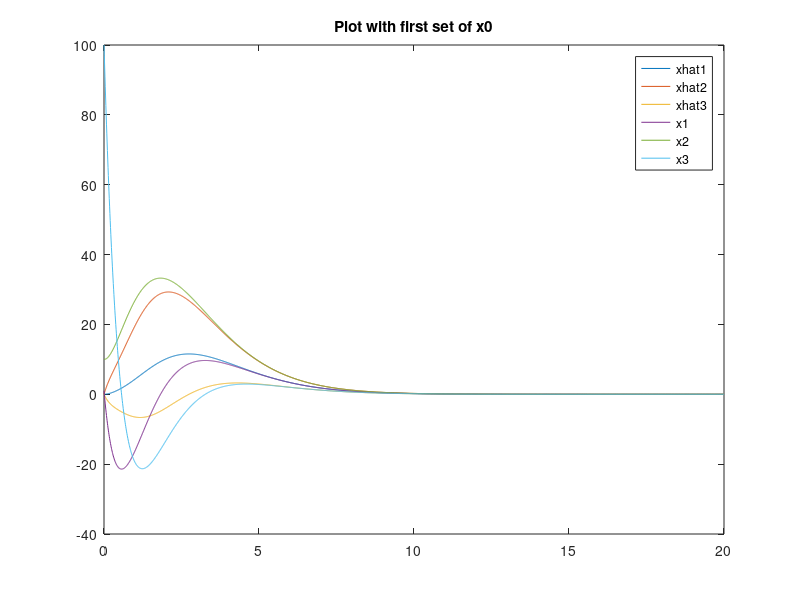
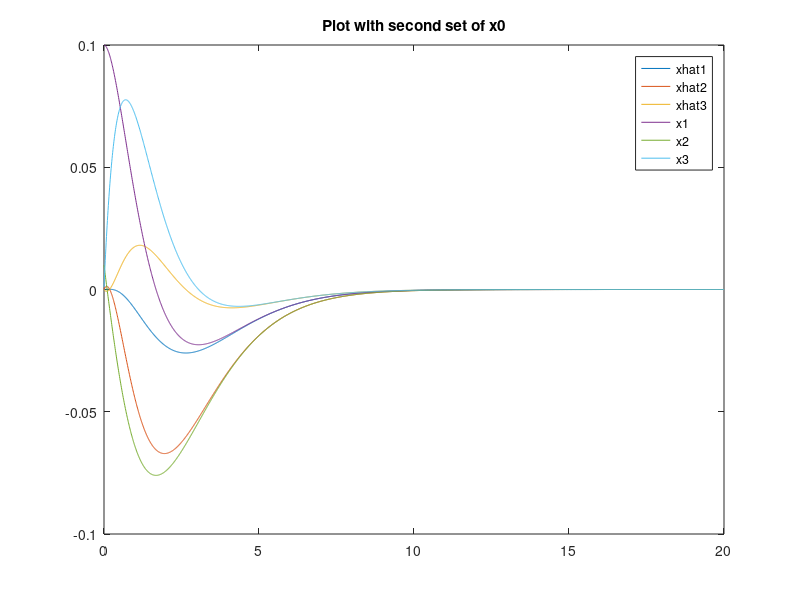
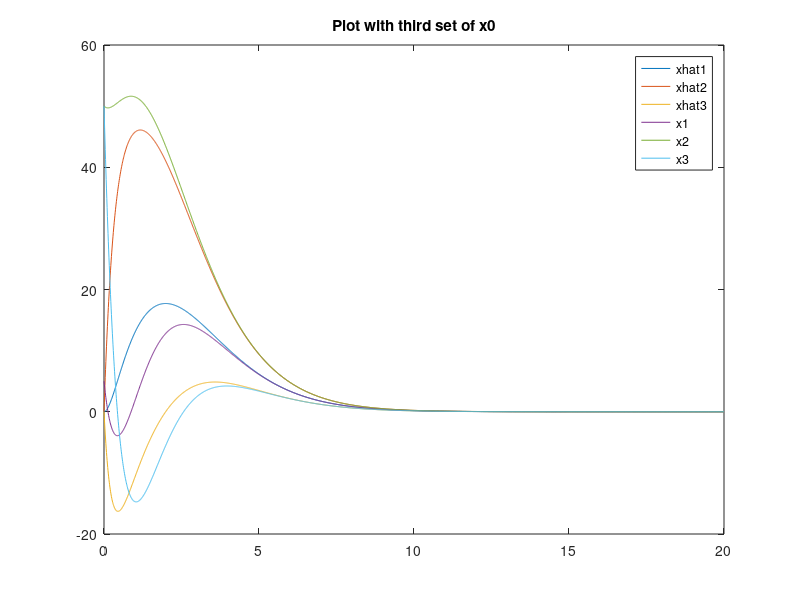

Recreate these plots in MATLAB, in order.
clear all;
close all;

%Navdeep Sidhu 20577393
%Haiqiao Chen 20569361
%Ardalan Abolfazli 20571471

A = [0 0 -1;
    -1 0 0;
    3 -1 -3];

B = [0;
    0;
    1];

C = [0 1 0];

ev_desired = [-2 -2.0001 -2.00001];

F_transpose = place(A.', C.', ev_desired);

F = F_transpose.';

A_ss = [(A-F*C) F*C;
        zeros(3) A];

B_ss = [B;
        B];

C_ss = [zeros(1,3) C];

D_ss = [0];                           % Note: D_ss must have the same number of rows as C_ss

% Three sets of initial conditions x0 = [xhat1 xhat2 xhat3 x1 x2 x3]
x0_1 = [0; 0; 0; 1; 10; 100];
x0_2 = [0; 0; 0; 0.1; 0.01; 0.001];
x0_3 = [0; 0; 0; 5; 50; 50];

sys = ss(A_ss, B_ss, C_ss, D_ss);

tspan = 0:0.01:20;
u = zeros(size(tspan,2), 1);          % Note: u is a row vector of zeros (given in question) for every instance of t

% Three sets of simulations based on the initial conditons above
[y1, t1, x1] = lsim(sys, u, tspan, x0_1);
[y2, t2, x2] = lsim(sys, u, tspan, x0_2);
[y3, t3, x3] = lsim(sys, u, tspan, x0_3);

figure
plot(t1,x1);
title('Plot with first set of x0');
legend('xhat1', 'xhat2','xhat3','x1','x2','x3');

figure
plot(t2,x2);
title('Plot with second set of x0');
legend('xhat1', 'xhat2','xhat3','x1','x2','x3');

figure
plot(t3,x3);
title('Plot with third set of x0');
legend('xhat1', 'xhat2','xhat3','x1','x2','x3');


    